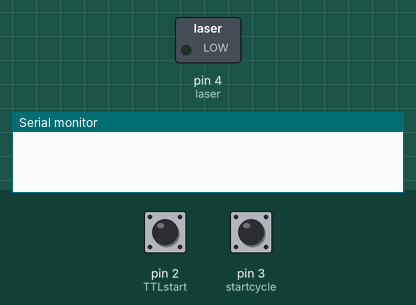
Recording of a sketch running on a simulated Arduino Uno, built with avr-gcc and run on an emulated ATmega328P. Shown: switched loads named in the sketch (green lamp = pin HIGH), the last lines printed to the serial monitor. Dashed ring = blinking. The inputs (shaded band) are chosen by the test bench; at power-on: pin 2 (TTLstart) LOW, pin 3 (startcycle) HIGH.

Above: at 1.2 s.
1.3 s: pin 2 (TTLstart) pulled HIGH for 0.15 s
At 1.69 s:
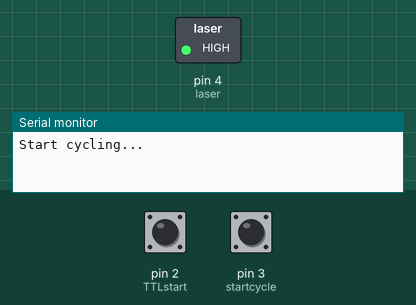
Timing chart, 0 to 10.3 s (numbered marks = the images above; inputs shaded):
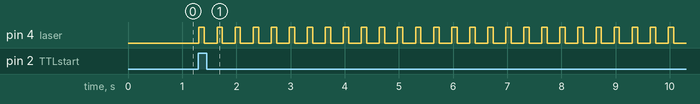

The sketch:

laser_cycle2.ino
```cpp
//this procedure will activate the TTL for triggering the laser in a specified sequence
//the procedure waits for the trigger - either the press on "START" pushbutton or a high TTL signal
//on "TTL START" BNC.

//27.7.2017 - the control of PMT gain is added
//the PMT gain will be reduced nn ms before the laser activation
//conections with the PMT power supply:
// "SDL" to "SDL (A5)"
// "SCL" to "SCL (A4)"
//The left channel of the power supply) is used

#include <Wire.h>
#include <Adafruit_MCP4725.h>

Adafruit_MCP4725 dac;

int laser = 4;       //for laser trigger
int startcycle = 3;  //start button
int TTLstart = 2;    //start TTL
int start_state;
int TTL_state;
int cycle_num = 4;
int PMT_low_gain = 0; //the gain of PMT is reduced (use number between 0 and 4095)
int PMT_high_gain = 2000; //the gain of PMT is reduced (use number between 0 and 4095)

void setup() {
  pinMode(startcycle,INPUT_PULLUP);
  pinMode(TTLstart,INPUT);
  pinMode(laser,OUTPUT);
  // initialize serial:
  Serial.begin(9600);
  //initialize dac
  dac.begin(0x62);  //DAC1 (left side of PS box); for DAC2 (right side of PS box) use command (0x63)
  dac.setVoltage(PMT_low_gain, false);  //set PMT to low gain
}

void loop() {
  start_state = digitalRead(startcycle);
  TTL_state = digitalRead(TTLstart);
//  Serial.println(TTL_state);
    if ((start_state == LOW)||(TTL_state == HIGH)) {
      finite_loop();
    }
}


void finite_loop(){
  Serial.println("Start cycling...");
  for(int i=0; i<cycle_num; i++) {
  toggle_laser();
  delay(40000-233);
  dac.setVoltage(PMT_low_gain, false);  //set PMT to low gain
  Serial.print("end of cycle ");
  Serial.println(i);
  }
  Serial.println("END");
}


void toggle_laser() {
  for(int j=0; j<120; j++) {  //120 times, i.e. pulses for 40 sec: 40,000 ms/(100 ms + 233 ms) = 120.12
//  for(int j=0; j<5; j++) {  //for tests
  dac.setVoltage(PMT_low_gain, false);  //set PMT to low gain
  delay(10);
  digitalWrite(laser,HIGH);
  delay(100); //ON time
  digitalWrite(laser,LOW);
  delay(10);
  dac.setVoltage(PMT_high_gain, false); //set PMT to high gain
  delay(213); //OFF time; 233 ms together with two PMT delays (2 x 10 ms)
  }
}
```

Measured:
- after the input at 1.3 s, pin 4 (laser): alternates HIGH for 0.10 s and LOW for 0.23 s, starting at once
